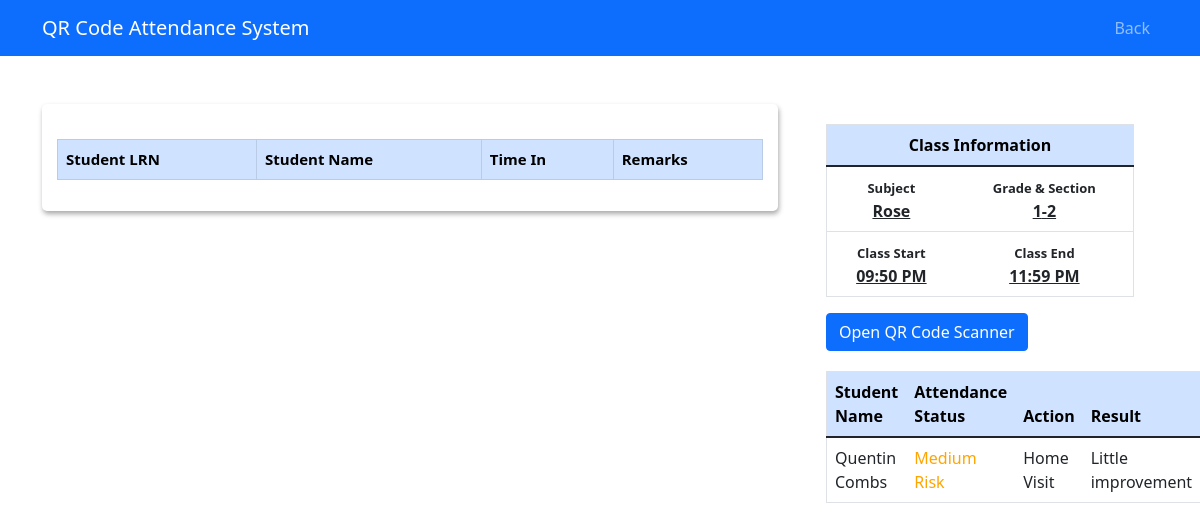
The app's page /attendance.php?grade=1&sections=2 (signed in) with its own data.
### tables this page shows
CREATE TABLE `schedules` (
  `schedule_id` int(11) NOT NULL,
  `start_class` time NOT NULL,
  `end_class` time NOT NULL,
  `grade_id` int(11) NOT NULL,
  `section_id` int(11) NOT NULL,
  `subject_id` int(11) NOT NULL,
  `teacher_id` int(11) NOT NULL
);

CREATE TABLE `subject` (
  `subject_id` int(11) NOT NULL,
  `subject` varchar(200) NOT NULL,
  `grade_id` int(10) NOT NULL
);

CREATE TABLE `sections` (
  `section_id` int(11) NOT NULL,
  `section` int(10) NOT NULL
);

CREATE TABLE `attendance` (
  `attendance_id` int(11) NOT NULL,
  `student_id` int(11) NOT NULL,
  `teacher_id` int(11) NOT NULL,
  `subject_id` int(11) NOT NULL,
  `time_in` timestamp NOT NULL DEFAULT current_timestamp(),
  `remarks` varchar(25) NOT NULL,
  `qr` varchar(2555) NOT NULL
);

CREATE TABLE `students` (
  `student_id` int(11) NOT NULL,
  `student_lrn` varchar(200) NOT NULL,
  `firstName` varchar(200) NOT NULL,
  `lastName` varchar(200) NOT NULL,
  `gender` varchar(255) NOT NULL,
  `email` varchar(200) NOT NULL,
  `guardian` varchar(200) NOT NULL,
  `guardianContact` varchar(200) NOT NULL,
  `grade_id` int(200) NOT NULL,
  `section_id` int(11) NOT NULL,
  `image` varchar(200) NOT NULL,
  `qr` varchar(200) NOT NULL,
  `status` varchar(255) NOT NULL DEFAULT 'Low Risk',
  `actionTake` varchar(255) NOT NULL DEFAULT '-',
  `result` varchar(255) NOT NULL DEFAULT '-'
);

### attendance.php (the view, shortened to what this page needs)
<!doctype html>
<html lang="en">
<head>
    <link href="assets/dist/css/bootstrap.min.css" rel="stylesheet">
    <link href="css/navbar.css" rel="stylesheet">
    <link rel="stylesheet" href="css/class.css">
    <link rel="stylesheet" href="assets/css/bootstrap.min.css">
    <link rel="stylesheet" href="assets/css/datatables.min.css">
    <link rel="stylesheet" href="assets/css/style.css">
</head>
<body>
<?php
$teacher_id = $_SESSION["teacher_id"];
?>
<?php
if (isset($_GET['grade']) && isset($_GET['sections'])) {
    $grade_name = $_GET['grade'];
    $section_name = $_GET['sections'];
} else {
    die();
}
?>
<main>
    <nav class="navbar navbar-expand-lg navbar-dark bg-primary" aria-label="Eighth navbar example">
        <div class="container">
            <a class="navbar-brand" href="#">QR Code Attendance System</a>
            <div class="collapse navbar-collapse" id="navbarsExample07">
                <form>
                    <ul class="navbar-nav me-auto mb-2 mb-lg-0">
                        <a class="nav-link" href="home.php">Back</a>
                    </ul>
                </form>
            </div>
        </div>
    </nav>
    <div class="container mt-5">
        <div class="row mt-5">
            <div class="col-8">
              <div class="data_table">
             <table id="example" class="table table-striped table-bordered">
                 <thead class="table-primary" style="font-size:15px">
                 <tr>
                 <th>Student LRN</th>
                 <th>Student Name</th>
                 <th>Time In</th>
                 <th>Remarks</th>
               </tr>
                 </thead>
             </table>
   </div>
            </div>
            <div class="col-4">
                <div class="container">
                    <table class="table">
                        <thead class="table-primary">
                            <tr>
                                <th colspan="2" style="text-align: center;">Class Information</th>
                            </tr>
                        </thead>
                        <tbody>
                        <?php
                     include("db_connection.php");
                      $view_query = "SELECT sections.*, subject.*, schedules.*,
                      TIME_FORMAT(schedules.start_class, '%h:%i %p') AS start_class,
                      TIME_FORMAT(schedules.end_class, '%h:%i %p') AS end_class
                      FROM schedules
                      JOIN sections ON schedules.section_id = sections.section_id
                      JOIN subject ON schedules.subject_id = subject.subject_id
                      WHERE schedules.teacher_id = '$teacher_id' and schedules.grade_id='$grade_name' and schedules.section_id='$section_name'";
                      $result = mysqli_query($conn, $view_query);
                      while ($row = mysqli_fetch_assoc($result)) {
                          $sub = $row['subject'];
                          $sec = $row['section'];
                          $gr = $row['grade_id'];
                          $start = $row['start_class'];
                          $end = $row['end_class'];
                      ?>
                       <?php
                      }
                      ?>
                            <tr>
                                <td style="text-align: center;"><span style="font-weight: 700; font-size: 13px;">Subject</span><br><span style="font-weight: 700; text-decoration: underline;"><?php echo htmlspecialchars($sub); ?></span></td>
                                <td style="text-align: center;"><span style="font-weight: 700; font-size: 13px;">Grade & Section</span><br><span style="font-weight: 700; text-decoration: underline;"><?php echo htmlspecialchars($gr); ?>-<?php echo htmlspecialchars($sec); ?></span></td>
                            </tr>
                            <tr>
                                <td style="text-align: center;"><span style="font-weight: 700; font-size: 13px;">Class Start</span><br><span style="font-weight: 700; text-decoration: underline;"><?php echo htmlspecialchars($start); ?></span></td>
                                <td style="text-align: center;"><span style="font-weight: 700; font-size: 13px;">Class End</span><br><span style="font-weight: 700; text-decoration: underline;"><?php echo htmlspecialchars($end); ?></span></td>
                            </tr>
                        </tbody>
                    </table>
                </div>
                <div class="container">
                    <button type="button" class="btn btn-primary" data-bs-toggle="modal" data-bs-target="#exampleModal" data-bs-whatever="@mdo">Open QR Code Scanner</button>
                </div>
                <div class="container">
                    <table class="table">
                        <thead class="table-primary">
                            <tr>
                                <th>Student Name</th>
                                <th>Attendance Status</th>
                                <th>Action</th>
                                <th>Result</th>
                            </tr>
                        </thead>
                        <tbody>
                        <?php
                       include("db_connection.php");
                       $view_query2 = "SELECT s.*, a.*, COUNT(*) as attendance_count
                        FROM students s
                        JOIN attendance a ON s.student_id = a.student_id
                        WHERE a.teacher_id = '$teacher_id'
                        AND s.section_id = '$section_name'
                        AND s.grade_id = '$grade_name'
                        AND (s.status = 'Medium Risk' OR s.status = 'High Risk')
                        GROUP BY s.student_id
                        HAVING attendance_count > 1;
                        ";
                       $result = mysqli_query($conn, $view_query2);
                       while ($row = mysqli_fetch_assoc($result)) {
                           $lname = $row['lastName'];
                           $fname = $row['firstName'];
                           $status = $row['status'];
                           $action = $row['actionTake'];
                           $results = $row['result'];
                       ?> <tr>
                       <td><span style="font-weight: 500;"><?php echo htmlspecialchars($fname); ?> <?php echo htmlspecialchars($lname); ?></span></td>
                       <?php if ($status == 'Medium Risk') : ?>
                            <td>
                                    <span style="color:orange;  font-weight:500"><?php echo htmlspecialchars($status); ?></span>
                            </td>
                        <?php else : ?>
                            <td class='lrn-cell'>
                            <p style="color:red;  font-weight:500"><?php echo htmlspecialchars($status); ?></p>
                            </td>
                        <?php endif; ?>
                       <td><span style="font-weight: 500;"><?php echo htmlspecialchars($action); ?></span></td>
                       <td><span style="font-weight: 500;"><?php echo htmlspecialchars($results); ?></span></td>
               </tr>
                        <?php
                       }
                       ?>
                        </tbody>
                    </table>
                </div>
            </div>
        </div>
    </div>
</main>
</body>
</html>

### css/navbar.css (style rules this page uses)
body { padding-bottom: 20px; }
.navbar { margin-bottom: 20px; }

### css/class.css (style rules this page uses)
body { font-family: Arial, sans-serif; }
table { width: 100%; border-collapse: collapse; margin-top: 20px; }
table, th, td { border: 1px solid #ddd; }
th, td { padding: 8px; text-align: left; }
button { padding: 10px 20px; background-color: #4CAF50; color: white; border: none; cursor: pointer; margin-top: 10px; border-radius: 5px; }

### assets/css/style.css (style rules this page uses)
.data_table { background: #fff; padding: 15px; box-shadow: 1px 3px 5px #aaa; border-radius: 5px; }

### records on screen
schedules: subject.subject "Rose", grade "1", section.section "2"
attendance: student.firstName "Quentin", student.lastName "Combs", student.status "Medium Risk", student.actionTake "Home Visit", student.result "Little improvement"

### other values on screen
$start "09:50 PM"
$end "11:59 PM"
